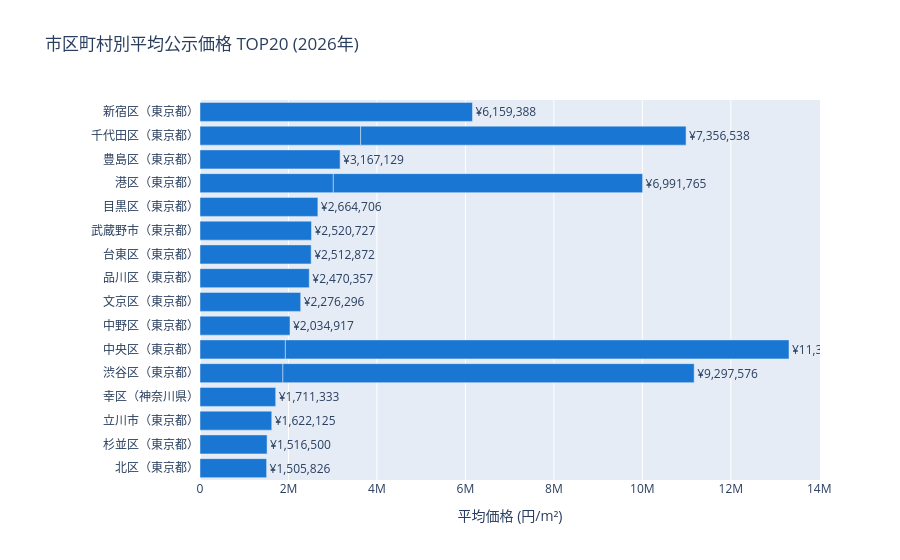

Notebook code for this chart:
### Markdown cell above
## 4. 市区町村別平均価格（上位20）

### Code cell
from notebook_utils import plot_city_ranking

if "df" in dir() and not df.empty:
    plot_city_ranking(df, year=YEAR, top_n=20)

### Figure 1 — Plotly figure (JSON) as saved in the notebook; plotly's stock layout.template omitted (floating-point values rounded to 4 significant figures)
{"data": [{"marker": {"color": "#1976D2"}, "orientation": "h", "text": ["¥1,505,826", "¥1,516,500", "¥1,622,125", "¥1,711,333", "¥1,874,080", "¥1,930,000", "¥2,034,917", "¥2,276,296", "¥2,470,357", "¥2,512,872", "¥2,520,727", "¥2,664,706", "¥3,013,667", "¥3,167,129", "¥3,631,429", "¥6,159,388", "¥6,991,765", "¥7,356,538", "¥9,297,576", "¥11,385,370"], "textposition": "outside", "type": "bar", "x": [1506000.0, 1516000.0, 1622000.0, 1711000.0, 1874000.0, 1930000.0, 2035000.0, 2276000.0, 2470000.0, 2513000.0, 2521000.0, 2665000.0, 3014000.0, 3167000.0, 3631000.0, 6159000.0, 6992000.0, 7357000.0, 9298000.0, 11390000.0], "y": ["北区（東京都）", "杉並区（東京都）", "立川市（東京都）", "幸区（神奈川県）", "渋谷区（東京都）", "中央区（東京都）", "中野区（東京都）", "文京区（東京都）", "品川区（東京都）", "台東区（東京都）", "武蔵野市（東京都）", "目黒区（東京都）", "港区（東京都）", "豊島区（東京都）", "千代田区（東京都）", "新宿区（東京都）", "港区（東京都）", "千代田区（東京都）", "渋谷区（東京都）", "中央区（東京都）"]}], "layout": {"height": 560, "margin": {"l": 200}, "title": {"text": "市区町村別平均公示価格 TOP20 (2026年)"}, "xaxis": {"title": {"text": "平均価格 (円/m²)"}}}}
